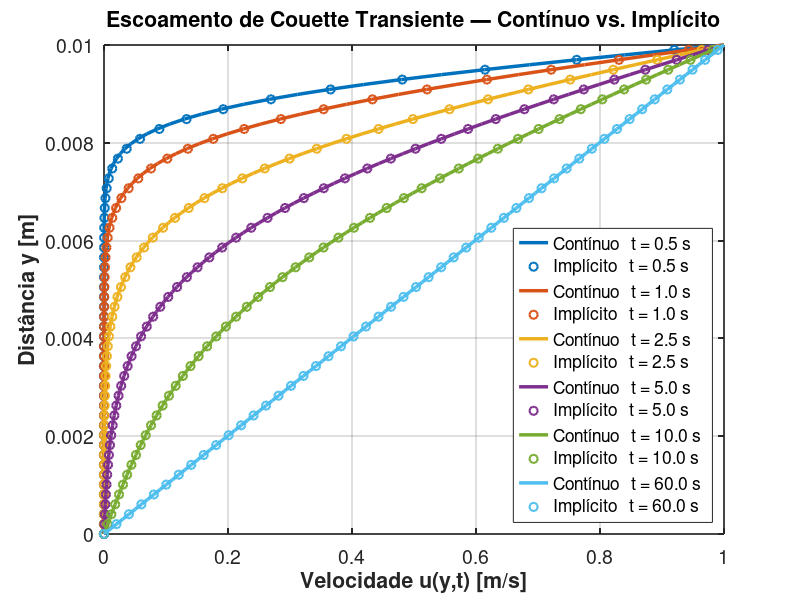

Write MATLAB code to recreate this figure.
%% Comparação: Solução Analítica vs. Solução Implícita
%  Escoamento de Couette plano unidimensional transiente - ABEL
%  Plotagem dos perfis numéricos sobrepostos aos perfis analíticos

clc; clear; close all;

%% ========================  PARÂMETROS COMUNS  ========================

h  = 0.01;     % Distância entre as placas [m]
Vf = 1.0;      % Velocidade da placa superior [m/s]
V0 = 0.0;      % Velocidade da placa inferior [m/s]
Nu = 1e-6;     % Viscosidade cinemática (água) [m²/s]
N  = 100;      % Número de nós da malha

t0 = 0;        % Tempo inicial [s]
tf = 60;       % Tempo final [s]

t_plots = [0.5, 1, 2.5, 5, 10, 60]; % Instantes para comparação [s]

%% ====================  SOLUÇÃO IMPLÍCITA (NUMÉRICA)  =================
tic

dy = h / (N - 1);
CFL = 1;
dt = CFL * (dy^2) / Nu;
Nt = ceil((tf - t0) / dt);
y  = linspace(0, h, N)';
alpha = (Nu * dt) / dy^2;

% Pré-alocação da matriz de velocidades
u_num = zeros(N, Nt);
u_num(1, :)  = V0;
u_num(N, :)  = Vf;
u_num(:, 1)  = 0;

% Matriz tridiagonal (sistema implícito)
principal = -(1 + 2*alpha) * ones(N-2, 1);
superior  =  alpha * ones(N-3, 1);
inferior  =  alpha * ones(N-3, 1);
A = diag(principal) + diag(superior, 1) + diag(inferior, -1);

% Marcha temporal
B = zeros(N-2, 1);
for n = 1:Nt
    B(end) = B(end) - alpha * Vf;
    x = A \ B;
    B = -x;
    u_num(:, n) = [V0; x; Vf];
end

tempo_exec = toc;
fprintf('Tempo de execução da solução implícita: %.4f s\n', tempo_exec);

%% ====================  SOLUÇÃO ANALÍTICA  ============================

n_terms = 200; % Termos da série de Fourier

% Pré-alocação: cada coluna armazena o perfil analítico de um instante
u_anl = zeros(N, length(t_plots));

for i = 1:length(t_plots)
    t = t_plots(i);

    % Estado estacionário
    u_steady = Vf * (y / h);

    % Termo transiente (série de Fourier)
    u_transient = zeros(N, 1);
    for k = 1:n_terms
        lambda_k = k * pi / h;
        term_k = (2*Vf) / (k*pi) * (-1)^k * sin(lambda_k * y) ...
                 * exp(-Nu * lambda_k^2 * t);
        u_transient = u_transient + term_k;
    end

    u_anl(:, i) = u_steady + u_transient;
end

%% ====================  PLOTAGEM COMPARATIVA  =========================

% Paleta de cores (uma cor por instante de tempo)
cores = lines(length(t_plots));

figure('Name', 'Contínuo vs. Implícito', ...
       'Position', [100 100 900 700]);

hold on;
box on;
grid on;

legend_entries = cell(1, 2*length(t_plots));

for i = 1:length(t_plots)

    t = t_plots(i);

    % Índice correspondente ao instante desejado
    idx = min(ceil(t / dt), Nt);

    %% Perfil analítico — linha contínua
    plot(u_anl(:, i), y, '-', ...
        'Color', cores(i,:), ...
        'LineWidth', 2.5);

    legend_entries{2*i - 1} = ...
        sprintf('Contínuo   t = %.1f s', t);

    %% Perfil implícito — marcadores circulares

    step = max(1, floor(N/40));   % Aproximadamente 20 marcadores
    idx_pts = 1:step:N;

    plot(u_num(idx_pts, idx), y(idx_pts), 'o', ...
        'Color', cores(i,:), ...
        'MarkerSize', 6, ...
        'LineWidth', 1.5);

    legend_entries{2*i} = ...
        sprintf('Implícito   t = %.1f s', t);

end

%% Configurações do gráfico

title('Escoamento de Couette Transiente — Contínuo vs. Implícito', ...
    'FontSize', 20, ...
    'FontWeight', 'bold');

xlabel('Velocidade u(y,t) [m/s]', ...
    'FontSize', 16, ...
    'FontWeight', 'bold');

ylabel('Distância y [m]', ...
    'FontSize', 16, ...
    'FontWeight', 'bold');

legend(legend_entries, ...
    'Location', 'southeast', ...
    'FontSize', 12);

axis([0 Vf 0 h]);

set(gca, ...
    'FontSize', 14, ...
    'LineWidth', 1.2);

hold off;
